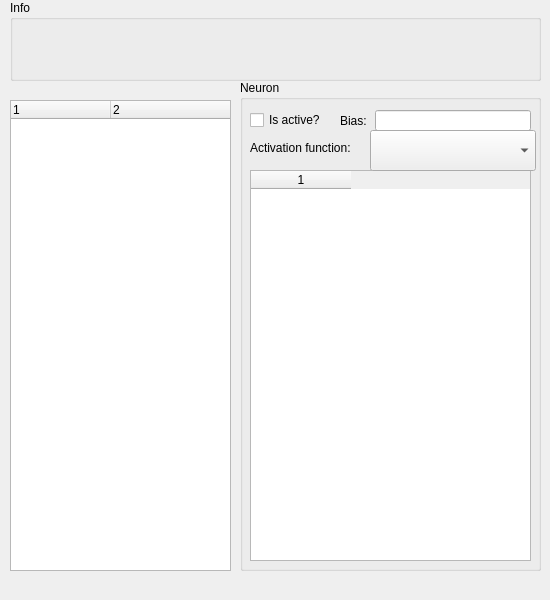
<?xml version="1.0" encoding="UTF-8"?>
<ui version="4.0">
 <class>NNViewer</class>
 <widget class="QMainWindow" name="NNViewer">
  <property name="geometry">
   <rect>
    <x>0</x>
    <y>0</y>
    <width>550</width>
    <height>600</height>
   </rect>
  </property>
  <property name="sizePolicy">
   <sizepolicy hsizetype="Fixed" vsizetype="Fixed">
    <horstretch>0</horstretch>
    <verstretch>0</verstretch>
   </sizepolicy>
  </property>
  <property name="minimumSize">
   <size>
    <width>550</width>
    <height>600</height>
   </size>
  </property>
  <property name="maximumSize">
   <size>
    <width>550</width>
    <height>600</height>
   </size>
  </property>
  <property name="windowTitle">
   <string>NNViewer</string>
  </property>
  <widget class="QWidget" name="centralwidget">
   <property name="sizePolicy">
    <sizepolicy hsizetype="Fixed" vsizetype="Fixed">
     <horstretch>0</horstretch>
     <verstretch>0</verstretch>
    </sizepolicy>
   </property>
   <widget class="QGroupBox" name="groupNeuron">
    <property name="geometry">
     <rect>
      <x>240</x>
      <y>80</y>
      <width>301</width>
      <height>491</height>
     </rect>
    </property>
    <property name="title">
     <string>Neuron</string>
    </property>
    <widget class="QTableWidget" name="tableWeights">
     <property name="geometry">
      <rect>
       <x>10</x>
       <y>90</y>
       <width>281</width>
       <height>391</height>
      </rect>
     </property>
     <property name="columnCount">
      <number>1</number>
     </property>
     <column/>
    </widget>
    <widget class="QCheckBox" name="chkIsActive">
     <property name="enabled">
      <bool>true</bool>
     </property>
     <property name="geometry">
      <rect>
       <x>10</x>
       <y>30</y>
       <width>85</width>
       <height>20</height>
      </rect>
     </property>
     <property name="text">
      <string>Is active?</string>
     </property>
     <property name="checkable">
      <bool>true</bool>
     </property>
    </widget>
    <widget class="QComboBox" name="cmbActFx">
     <property name="geometry">
      <rect>
       <x>130</x>
       <y>50</y>
       <width>166</width>
       <height>41</height>
      </rect>
     </property>
    </widget>
    <widget class="QLabel" name="label">
     <property name="geometry">
      <rect>
       <x>10</x>
       <y>60</y>
       <width>121</width>
       <height>16</height>
      </rect>
     </property>
     <property name="text">
      <string>Activation function:</string>
     </property>
    </widget>
    <widget class="QLineEdit" name="txtBias">
     <property name="geometry">
      <rect>
       <x>135</x>
       <y>30</y>
       <width>156</width>
       <height>21</height>
      </rect>
     </property>
    </widget>
    <widget class="QLabel" name="label_2">
     <property name="geometry">
      <rect>
       <x>100</x>
       <y>30</y>
       <width>31</width>
       <height>21</height>
      </rect>
     </property>
     <property name="text">
      <string>Bias:</string>
     </property>
    </widget>
   </widget>
   <widget class="QGroupBox" name="groupLayer">
    <property name="geometry">
     <rect>
      <x>10</x>
      <y>0</y>
      <width>531</width>
      <height>81</height>
     </rect>
    </property>
    <property name="title">
     <string>Info</string>
    </property>
   </widget>
   <widget class="QTreeWidget" name="treeNN">
    <property name="geometry">
     <rect>
      <x>10</x>
      <y>100</y>
      <width>221</width>
      <height>471</height>
     </rect>
    </property>
    <property name="indentation">
     <number>10</number>
    </property>
    <property name="columnCount">
     <number>2</number>
    </property>
    <column>
     <property name="text">
      <string notr="true">1</string>
     </property>
    </column>
    <column>
     <property name="text">
      <string notr="true">2</string>
     </property>
    </column>
   </widget>
  </widget>
  <widget class="QMenuBar" name="menubar">
   <property name="geometry">
    <rect>
     <x>0</x>
     <y>0</y>
     <width>550</width>
     <height>24</height>
    </rect>
   </property>
   <property name="defaultUp">
    <bool>false</bool>
   </property>
   <property name="nativeMenuBar">
    <bool>true</bool>
   </property>
  </widget>
 </widget>
 <resources/>
 <connections/>
</ui>
